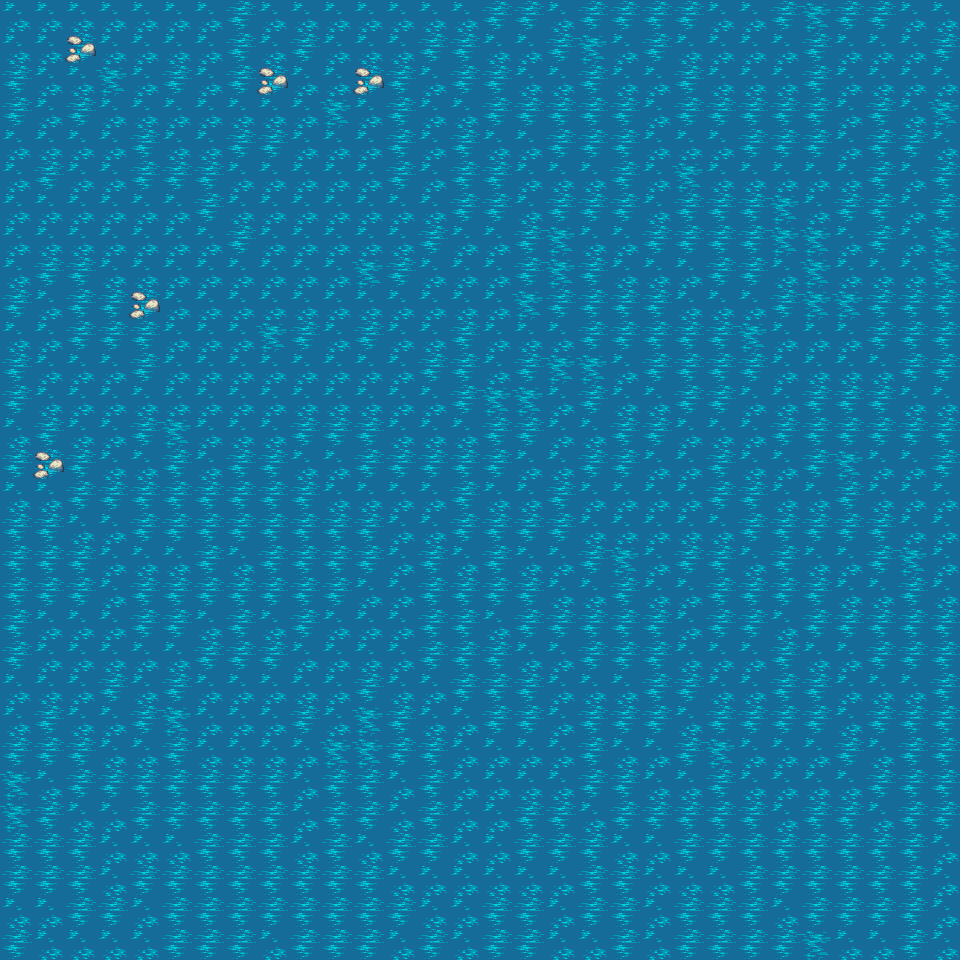

The image is a tile-based game level rendered from a .tmx file. Its description and complete source (layers, tilesets, objects, tile grids) follow:
An orthogonal 30x30 tile map with 32x32 px tiles, 1 tile layer (Ocean), 1 hidden layer not drawn, 2 tilesets.

<map version="1.0" orientation="orthogonal" renderorder="right-down" width="30" height="30" tilewidth="32" tileheight="32" nextobjectid="1">
 <tileset firstgid="1" name="forest_tiles" tilewidth="32" tileheight="32" tilecount="256" columns="16">
  <image source="../images/forest_tiles.png" width="512" height="512" />
 </tileset>
 <tileset firstgid="257" name="meta_tiles" tilewidth="32" tileheight="32" tilecount="2" columns="2">
  <image source="../images/meta_tiles.png" width="67" height="34" />
 </tileset>
 <layer name="Ocean" width="30" height="30">
  <data encoding="csv">
137,137,137,137,137,137,137,134,137,137,137,137,137,137,137,134,134,137,134,134,134,134,137,137,134,156,134,134,137,137,
137,137,11,137,137,137,137,134,137,134,137,137,137,134,134,137,137,134,156,137,134,137,137,137,137,134,137,137,137,134,
134,137,137,156,137,134,137,134,11,137,137,11,134,137,134,134,137,137,134,137,137,134,137,137,137,134,137,137,137,137,
134,137,134,137,137,137,137,137,137,137,156,137,134,137,137,134,134,134,134,134,137,134,134,134,134,134,137,134,137,156,
137,137,137,137,134,137,137,134,134,137,137,137,134,137,134,137,137,134,134,134,137,137,137,134,134,134,137,134,134,137,
137,134,137,137,134,134,134,137,137,137,137,137,134,137,134,134,137,137,137,134,137,156,137,137,137,137,137,134,137,134,
137,137,137,137,137,137,134,137,137,137,137,137,137,137,134,134,137,134,134,134,137,134,134,134,156,137,134,134,137,134,
137,137,137,137,137,137,137,134,137,137,137,137,137,134,137,137,134,156,137,137,134,134,134,134,156,156,137,134,137,156,
137,134,134,137,137,137,137,137,137,137,137,156,134,137,137,137,134,156,134,137,137,137,134,134,137,156,137,137,137,156,
134,137,134,134,11,137,137,137,137,137,137,137,137,137,137,137,156,134,134,134,134,137,137,137,134,156,156,134,134,134,
137,137,134,134,134,137,137,137,156,134,137,134,137,137,134,137,137,137,134,134,134,134,134,156,137,137,137,134,134,134,
134,137,137,137,134,137,137,137,137,137,137,137,137,134,134,137,134,156,156,137,134,134,134,134,137,137,137,137,134,134,
134,137,137,137,137,137,137,137,137,137,137,137,137,137,134,156,156,137,134,137,137,134,134,137,137,134,134,134,137,137,
137,134,137,137,134,156,137,137,137,134,134,134,137,137,137,134,134,137,137,134,134,137,137,137,134,134,134,134,134,134,
134,11,134,137,137,134,137,134,134,137,137,134,134,134,134,134,137,137,134,134,137,137,134,137,137,134,156,137,137,134,
137,137,134,134,134,134,134,134,134,134,137,137,137,137,134,137,137,134,137,137,137,137,134,134,137,137,134,137,137,137,
134,134,137,137,134,134,134,134,134,134,134,134,137,137,134,134,134,134,137,137,137,137,137,134,134,134,134,134,137,137,
134,134,134,137,137,137,134,137,134,134,134,134,137,134,137,134,137,137,134,156,137,134,134,137,134,137,137,134,156,137,
134,134,134,137,134,134,134,134,134,134,134,137,137,134,134,134,134,137,137,134,137,137,134,134,134,134,137,137,134,137,
134,137,137,137,134,134,137,134,137,134,137,137,137,134,134,137,134,134,134,134,134,137,134,134,137,134,134,134,134,134,
134,137,137,137,137,137,134,134,134,137,137,137,137,134,134,134,137,137,134,134,134,137,137,137,134,137,137,134,134,134,
137,137,137,134,137,134,137,137,137,137,137,134,137,137,134,134,134,137,137,137,134,134,137,137,134,134,137,137,137,134,
137,134,137,137,134,156,137,137,137,134,137,156,134,137,137,134,134,137,134,134,134,137,134,134,134,134,137,134,134,134,
134,134,134,137,137,134,137,137,137,137,156,156,134,134,137,137,137,137,134,137,137,134,156,137,137,137,134,137,134,134,
156,137,134,134,134,134,134,134,134,137,134,134,137,134,137,137,137,137,134,134,137,137,134,137,137,137,137,134,134,134,
156,134,137,137,134,134,134,134,134,137,134,134,137,134,137,137,134,134,137,134,134,134,134,134,137,134,134,137,134,134,
134,134,134,137,137,137,134,134,134,137,134,137,134,134,137,137,134,134,134,137,137,134,134,134,134,134,134,134,134,137,
134,134,134,137,134,134,134,134,134,134,134,134,137,137,137,137,137,137,134,134,137,137,137,134,134,134,134,134,134,137,
137,137,134,134,137,134,134,134,134,134,134,134,134,137,137,134,134,137,134,134,137,134,134,134,137,134,134,134,134,137,
134,137,137,137,137,134,134,134,137,134,134,134,137,134,137,134,134,137,137,134,137,134,134,134,134,156,137,137,134,137
</data>
 </layer>
 <layer name="Collision" width="30" height="30" visible="0">
  <data encoding="csv">
257,257,257,257,257,257,257,257,257,257,257,257,257,257,257,257,257,257,257,257,257,257,257,257,257,257,257,257,257,257,
257,257,257,257,257,257,257,257,257,257,257,257,257,257,257,257,257,257,257,257,257,257,257,257,257,257,257,257,257,257,
257,257,257,257,257,257,257,257,257,257,257,257,257,257,257,257,257,257,257,257,257,257,257,257,257,257,257,257,257,257,
257,257,257,257,257,257,257,257,257,257,257,257,257,257,257,257,257,257,257,257,257,257,257,257,257,257,257,257,257,257,
257,257,257,257,257,257,257,257,257,257,257,257,257,257,257,257,257,257,257,257,257,257,257,257,257,257,257,257,257,257,
257,257,257,257,257,257,257,257,257,257,257,257,257,257,257,257,257,257,257,257,257,257,257,257,257,257,257,257,257,257,
257,257,257,257,257,257,257,257,257,257,257,257,257,257,257,257,257,257,257,257,257,257,257,257,257,257,257,257,257,257,
257,257,257,257,257,257,257,257,257,257,257,257,257,257,257,257,257,257,257,257,257,257,257,257,257,257,257,257,257,257,
257,257,257,257,257,257,257,257,257,257,257,257,257,257,257,257,257,257,257,257,257,257,257,257,257,257,257,257,257,257,
257,257,257,257,257,257,257,257,257,257,257,257,257,257,257,257,257,257,257,257,257,257,257,257,257,257,257,257,257,257,
257,257,257,257,257,257,257,257,257,257,257,257,257,257,257,257,257,257,257,257,257,257,257,257,257,257,257,257,257,257,
257,257,257,257,257,257,257,257,257,257,257,257,257,257,257,257,257,257,257,257,257,257,257,257,257,257,257,257,257,257,
257,257,257,257,257,257,257,257,257,257,257,257,257,257,257,257,257,257,257,257,257,257,257,257,257,257,257,257,257,257,
257,257,257,257,257,257,257,257,257,257,257,257,257,257,257,257,257,257,257,257,257,257,257,257,257,257,257,257,257,257,
257,257,257,257,257,257,257,257,257,257,257,257,257,257,257,257,257,257,257,257,257,257,257,257,257,257,257,257,257,257,
257,257,257,257,257,257,257,257,257,257,257,257,257,257,257,257,257,257,257,257,257,257,257,257,257,257,257,257,257,257,
257,257,257,257,257,257,257,257,257,257,257,257,257,257,257,257,257,257,257,257,257,257,257,257,257,257,257,257,257,257,
257,257,257,257,257,257,257,257,257,257,257,257,257,257,257,257,257,257,257,257,257,257,257,257,257,257,257,257,257,257,
257,257,257,257,257,257,257,257,257,257,257,257,257,257,257,257,257,257,257,257,257,257,257,257,257,257,257,257,257,257,
257,257,257,257,257,257,257,257,257,257,257,257,257,257,257,257,257,257,257,257,257,257,257,257,257,257,257,257,257,257,
257,257,257,257,257,257,257,257,257,257,257,257,257,257,257,257,257,257,257,257,257,257,257,257,257,257,257,257,257,257,
257,257,257,257,257,257,257,257,257,257,257,257,257,257,257,257,257,257,257,257,257,257,257,257,257,257,257,257,257,257,
257,257,257,257,257,257,257,257,257,257,257,257,257,257,257,257,257,257,257,257,257,257,257,257,257,257,257,257,257,257,
257,257,257,257,257,257,257,257,257,257,257,257,257,257,257,257,257,257,257,257,257,257,257,257,257,257,257,257,257,257,
257,257,257,257,257,257,257,257,257,257,257,257,257,257,257,257,257,257,257,257,257,257,257,257,257,257,257,257,257,257,
257,257,257,257,257,257,257,257,257,257,257,257,257,257,257,257,257,257,257,257,257,257,257,257,257,257,257,257,257,257,
257,257,257,257,257,257,257,257,257,257,257,257,257,257,257,257,257,257,257,257,257,257,257,257,257,257,257,257,257,257,
257,257,257,257,257,257,257,257,257,257,257,257,257,257,257,257,257,257,257,257,257,257,257,257,257,257,257,257,257,257,
257,257,257,257,257,257,257,257,257,257,257,257,257,257,257,257,257,257,257,257,257,257,257,257,257,257,257,257,257,257,
257,257,257,257,257,257,257,257,257,257,257,257,257,257,257,257,257,257,257,257,257,257,257,257,257,257,257,257,257,257
</data>
 </layer>
</map>
